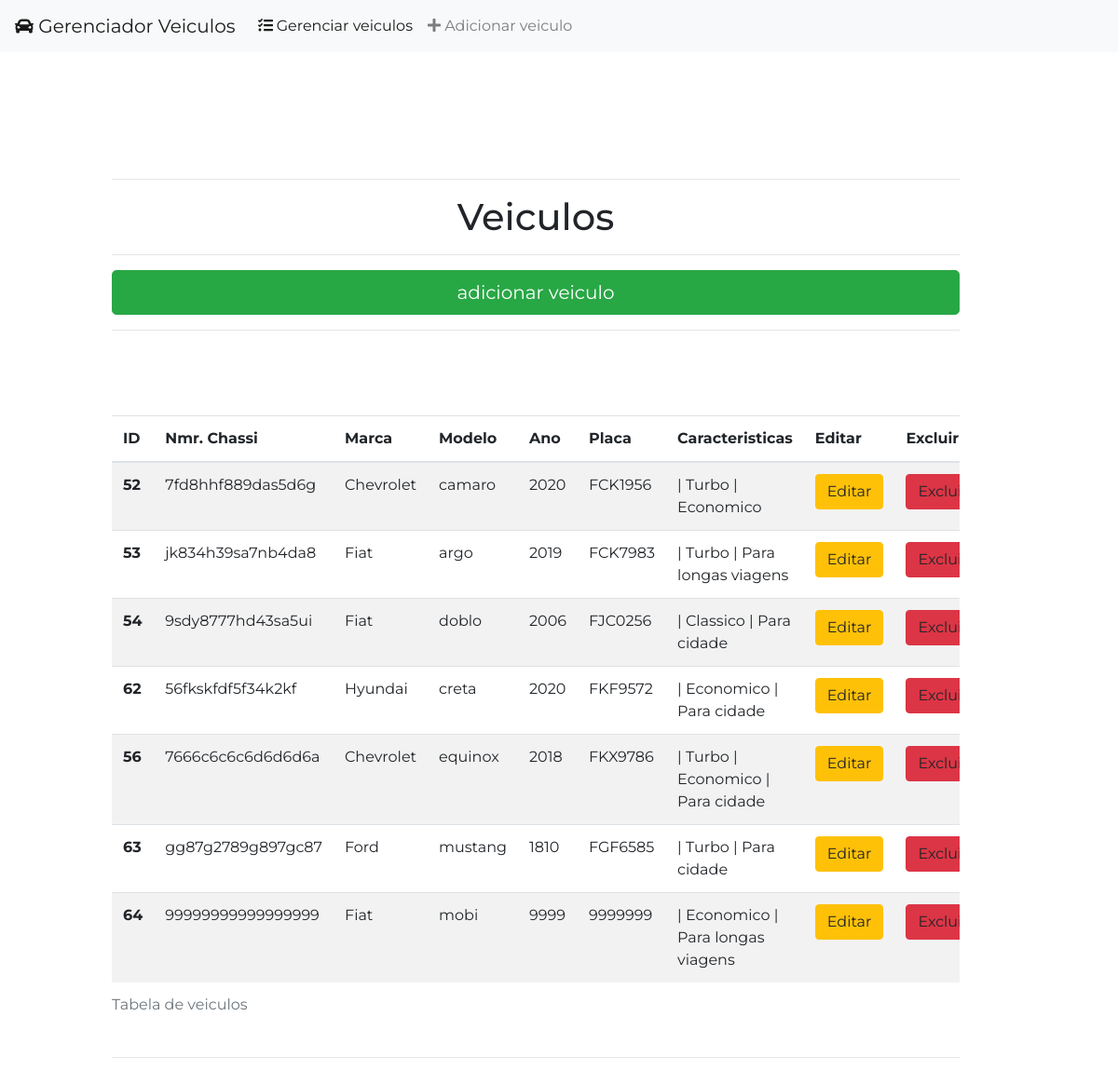
The app's page /view/index.php with its own data.
### tables this page shows
CREATE TABLE IF NOT EXISTS `carro` (
  `id` int(11) NOT NULL AUTO_INCREMENT,
  `nmr_chassi` varchar(17) NOT NULL,
  `fk_modelo` int(11) NOT NULL,
  `ano` int(5) NOT NULL,
  `placa` varchar(7) NOT NULL,
  PRIMARY KEY (`id`)
);

CREATE TABLE IF NOT EXISTS `marca` (
  `id` int(11) NOT NULL AUTO_INCREMENT,
  `nome` varchar(30) NOT NULL,
  PRIMARY KEY (`id`),
  UNIQUE KEY `id` (`id`)
);

CREATE TABLE IF NOT EXISTS `modelo` (
  `id` int(11) NOT NULL AUTO_INCREMENT,
  `fk_marca` int(11) NOT NULL,
  `nome` varchar(50) NOT NULL,
  PRIMARY KEY (`id`)
);

### model/DAO/CarroDAO.php (called while the page is built, shortened)
<?php include("../model/Carro.php")?>
<?php
class CarroDAO{
    public function selectTodosCarros(){
        try{
            $cona = new Conexao();
            $con=$cona->abreConexao();
            $SQL=$con->query("SELECT * FROM carro");
            $listaCarros=[];
            while($registros = $SQL->fetch_array()){
                $idCarro=$registros["id"];
                $idModelo=$registros["fk_modelo"];
                $SQLcarac=$con->query("SELECT nome FROM caracteristicas INNER JOIN caracteristicas_carro ON caracteristicas_carro.fk_caracteristica=caracteristicas.id AND caracteristicas_carro.fk_carro='$idCarro'");
                $caracteristicas="";
                while($registrosCaracteristicas = $SQLcarac->fetch_array()){
                    $caracteristicas=$caracteristicas." | ".$registrosCaracteristicas["nome"];
                }
                $sqlMarca=$con->query("SELECT marca.nome as marn, modelo.nome as modn FROM modelo INNER JOIN marca WHERE modelo.id='$idModelo' AND modelo.fk_marca=marca.id");
                $marcaModelo = $sqlMarca->fetch_row();
                $marca=$marcaModelo[0];
                $modelo=$marcaModelo[1];
                $listaCarros[]=new Carro($registros["id"],$registros["nmr_chassi"],$marca,$modelo,$registros["ano"],$registros["placa"],$caracteristicas);
            }
            return $listaCarros;
        }catch(Exception $e){
            echo json_encode(array('response' => 'ocorreu algum erro ao inserir :/...'));
            return false;
        }
    }
}
?>

### model/Carro.php (called while the page is built, shortened)
<?php
class Carro{
    private $_id;
    private $_nmrChassi;
    private $_marca;
    private $_modelo;
    private $_ano;
    private $_placa;
    private $_caracteristicas;
    public function __construct($_id, $_nmrChassi, $_marca, $_modelo, $_ano, $_placa, $_caracteristicas)
    {
        try {
            $this->_id = $_id;
            $this->_nmrChassi = $_nmrChassi;
            $this->_marca = $_marca;
            $this->_modelo = $_modelo;
            $this->_ano = $_ano;
            $this->_placa = $_placa;
            $this->_caracteristicas = $_caracteristicas;
        }catch (Exception $e){
            throw new Exception('Erro ao criar um veiculo');
        }
    }
    public function getId()
    {
        return $this->_id;
    }
    public function getNmrChassi()
    {
        return $this->_nmrChassi;
    }
    public function getMarca()
    {
        return $this->_marca;
    }
    public function getModelo()
    {
        return $this->_modelo;
    }
    public function getAno()
    {
        return $this->_ano;
    }
    public function getPlaca()
    {
        return $this->_placa;
    }
    public function getCaracteristicas()
    {
        return $this->_caracteristicas;
    }
}
?>

### view/index.php (the view, shortened to what this page needs)
<?php include("../model/DAO/CarroDAO.php")?>
<?php
	$co=new CarroDAO();
	$listaCarros=$co->selectTodosCarros();
?>
<!DOCTYPE html>
<html>
<head>
	<?php include(__DIR__.'/./template/head.php')?>
	<link rel="stylesheet" type="text/css" href="https://cdn.datatables.net/1.10.20/css/jquery.dataTables.min.css">
</head>
<body>
	<div id="menu">
		<?php
			include(__DIR__.'/./template/menu.php');
		?>
	</div>
	<main>
		<div class="container-fluid" style="padding: 10%">
			<div class="content">
				<div class="text-center">
					<hr>
					<h1>Veiculos</h1>
					<hr>
					<a href="add_veiculo.php" class="btn btn-success btn-lg btn-block">adicionar veiculo</a>
					<hr>
				</div>
				<div class="table-responsive" style="margin-top: 10%">
					<table id="tabelaCarros" class="display table table-striped">
						<caption>Tabela de veiculos</caption>
						<thead>
							<tr>
								<th scope="col">ID</th>
								<th scope="col">Nmr. Chassi</th>
								<th scope="col">Marca</th>
								<th scope="col">Modelo</th>
								<th scope="col">Ano</th>
								<th scope="col">Placa</th>
								<th scope="col">Caracteristicas</th>
								<th scope="col">Editar</th>
								<th scope="col">Excluir</th>
							</tr>
						</thead>
						<tbody>
								<?php
									foreach ($listaCarros as $carros) {
										echo "
												<tr>
													<th scope='row'>".$carros->getId()."</th>
													<td>".$carros->getNmrChassi()."</td>
													<td>".$carros->getMarca()."</td>
													<td>".$carros->getModelo()."</td>
													<td>".$carros->getAno()."</td>
													<td>".$carros->getPlaca()."</td>
													<td>".$carros->getCaracteristicas()."</td>
													<td><a name='idEvento' href=\"edit_veiculo.php?idVeiculo=".$carros->getId()."\" type='button' class='btn btn-warning'>Editar</a></td>
													<td><a type='button' class='btn btn-danger' onclick='excluirVeiculo(".$carros->getId().")'>Excluir</a></td>
												</tr>
											";
									}
								?>
						</tbody>
					</table>
				</div>
				<hr>
			</div>
		</div>
	</main>
</body>
</html>

### view/template/head.php (shortened to what this page needs)
<link rel="stylesheet" type="text/css" href="../view/css/style.css" media="screen"></link>
<link rel="stylesheet" href="https://maxcdn.bootstrapcdn.com/bootstrap/4.3.1/css/bootstrap.min.css"></link>

### view/template/menu.php (shortened to what this page needs)
<nav class="navbar navbar-expand-lg navbar-light bg-light">
  <a class="navbar-brand" href="#"><i class="fas fa-car"></i> Gerenciador Veiculos</a>
  <div class="collapse navbar-collapse" id="conteudoNavbarSuportado">
    <ul class="navbar-nav mr-auto">
      <li class="nav-item active">
        <a class="nav-link" href="index.php"><i class="fas fa-tasks"></i> Gerenciar veiculos <span class="sr-only">(página atual)</span></a>
      </li>
      <li class="nav-item">
        <a class="nav-link" href="../view/add_veiculo.php"><i class="fas fa-plus"></i> Adicionar veiculo</a>
      </li>
    </ul>
  </div>
</nav>

### view/css/style.css (style rules this page uses)
body { font-family: 'Montserrat', sans-serif !important; }
html { scroll-behavior: smooth; }
.content { padding-right: 50px; }

### records on screen
carro: id "52", nmr_chassi "7fd8hhf889das5d6g", fk_modelo.nome "camaro", ano "2020", placa "FCK1956", Caracteristicas "| Turbo | Economico"
marca: nome "Chevrolet"
carro: id "53", nmr_chassi "jk834h39sa7nb4da8", fk_modelo.nome "argo", ano "2019", placa "FCK7983", Caracteristicas "| Turbo | Para longas viagens"
marca: nome "Fiat"
carro: id "54", nmr_chassi "9sdy8777hd43sa5ui", fk_modelo.nome "doblo", ano "2006", placa "FJC0256", Caracteristicas "| Classico | Para cidade"
carro: id "62", nmr_chassi "56fkskfdf5f34k2kf", fk_modelo.nome "creta", ano "2020", placa "FKF9572", Caracteristicas "| Economico | Para cidade"
marca: nome "Hyundai"
carro: id "56", nmr_chassi "7666c6c6c6d6d6d6a", fk_modelo.nome "equinox", ano "2018", placa "FKX9786", Caracteristicas "| Turbo | Economico | Para cidade"
carro: id "63", nmr_chassi "gg87g2789g897gc87", fk_modelo.nome "mustang", ano "1810", placa "FGF6585", Caracteristicas "| Turbo | Para cidade"
marca: nome "Ford"
carro: id "64", nmr_chassi "99999999999999999", fk_modelo.nome "mobi", ano "9999", placa "9999999", Caracteristicas "| Economico | Para longas viagens"
